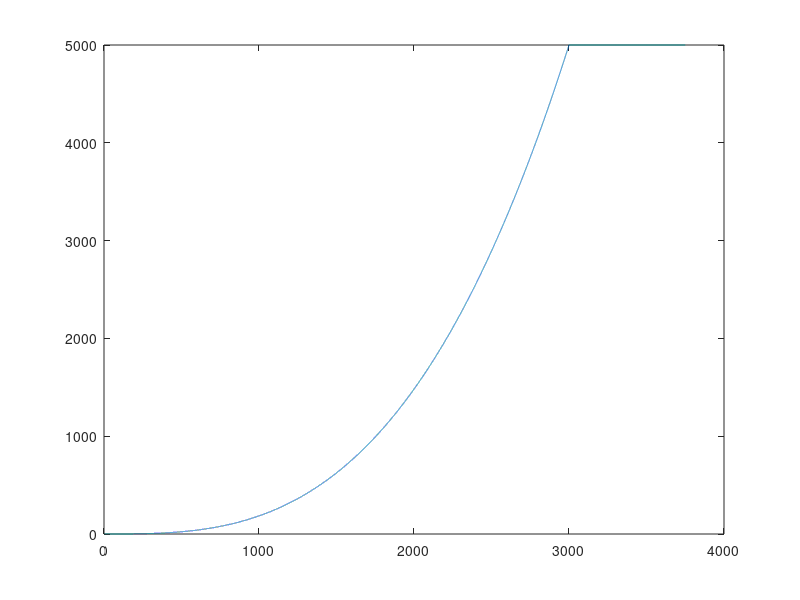
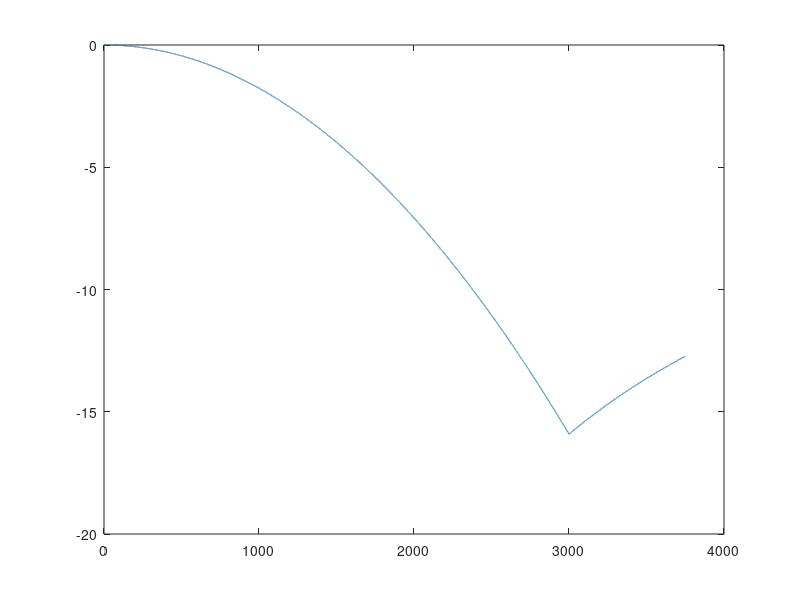
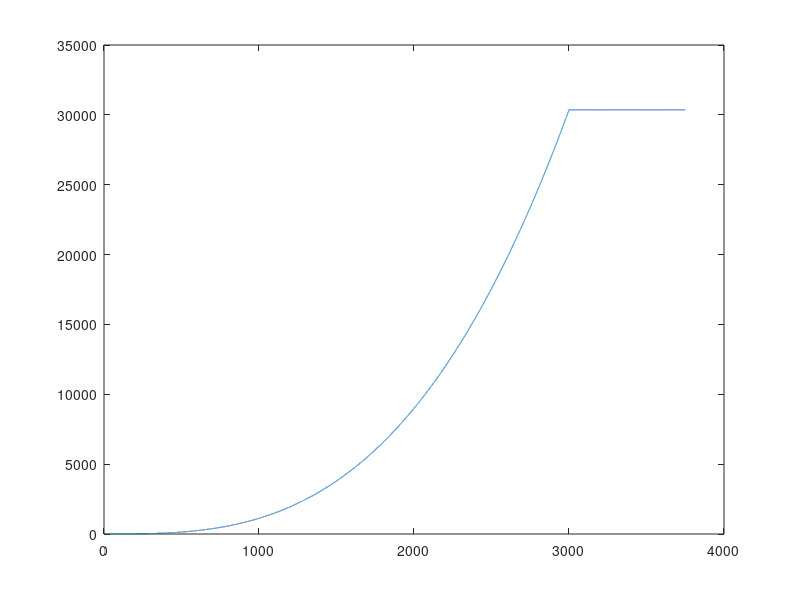

Here is the MATLAB script that generated these plots, in order:
clc
clear

J = 0.2

V_R = 72
I_R = 85
N_R = 3700
wm_R = 3700/60*2*pi
T_R = 14

k_T = T_R/I_R
k_E = V_R/wm_R
p = 4
P_R = 5000

NN = 0.1:0.1:3750;
ww = NN/60*2*pi;
Pm = zeros(size(ww));
for i = 1:1:length(NN)
    if NN(1,i)<3000
        Pm(1,i) = (NN(1,i)/3000)^3*5000;
    else
        Pm(1,i) = 5000;
    end
end
Pe = -Pm;
Te = Pe./ww;
I_AC_rms = Pm/k_T;


%%
figure(11)
plot(NN,Pm)
figure(12)
plot(NN,Te)
figure(13)
plot(NN,I_AC_rms)

